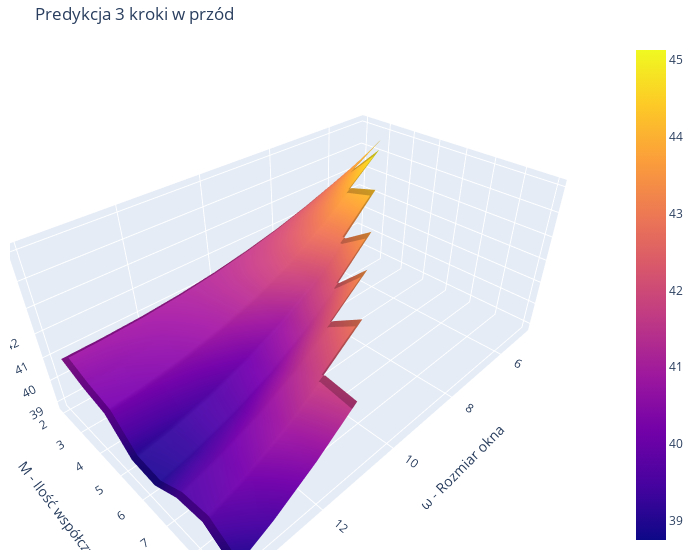

Notebook code cell kept with this figure:
### Code cell
import plotly.graph_objects as go
import numpy as np

result = np.where(prediction_gains != 0, prediction_gains, float("nan"))
pred = 1

fig = go.Figure(data=[
    go.Surface(z=result[pred]),
    ])

fig.update_layout(scene = dict(
                    xaxis_title='ω - Rozmiar okna',
                    yaxis_title='M - Ilość współczynników',
                    zaxis_title='Wzmocnienie predykcji (db)'),
                    width=700,
                    margin = dict(r=20, b=10, l=10, t=40),
                    xaxis = dict(nticks=4, range=[-100,100],),
                    title='Predykcja {} kroki w przód'.format(K_FORECAST[pred]),
                    )

fig.show()

### Figure 1 — Plotly figure (JSON) as saved in the notebook; plotly's stock layout.template omitted (floating-point values rounded to 4 significant figures; data arrays with more than 128 entries replaced by an {"elided": "..."} marker saying what was removed)
{"data": [{"type": "surface", "z": {"elided": "10x16 float values"}}], "layout": {"margin": {"b": 10, "l": 10, "r": 20, "t": 40}, "scene": {"xaxis": {"title": {"text": "ω - Rozmiar okna"}}, "yaxis": {"title": {"text": "M - Ilość współczynników"}}, "zaxis": {"title": {"text": "Wzmocnienie predykcji (db)"}}}, "title": {"text": "Predykcja 3 kroki w przód"}, "width": 700, "xaxis": {"nticks": 4, "range": [-100, 100]}}}
